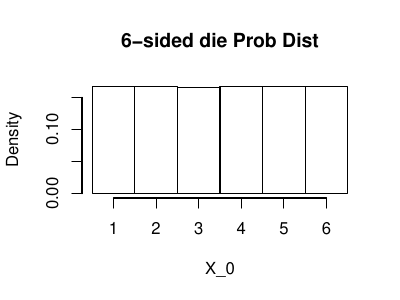

Source code (R):

data = sample(1:6,1000000,replace=T)

pdf('dice_hist.pdf',width=4,height=3)
hist(data, breaks = 1:7-0.5, freq=F,
     main = '6-sided die Prob Dist',
     xlab = 'X_0')
dev.off()
